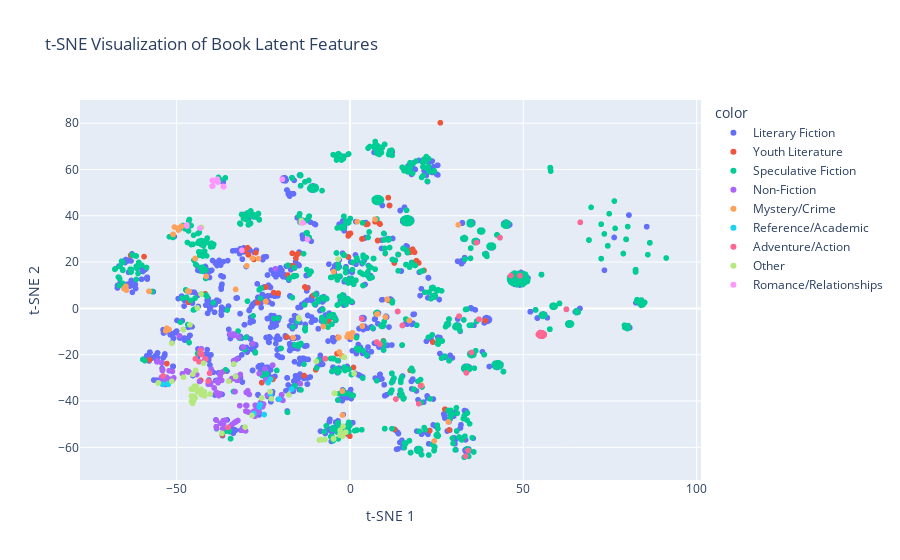
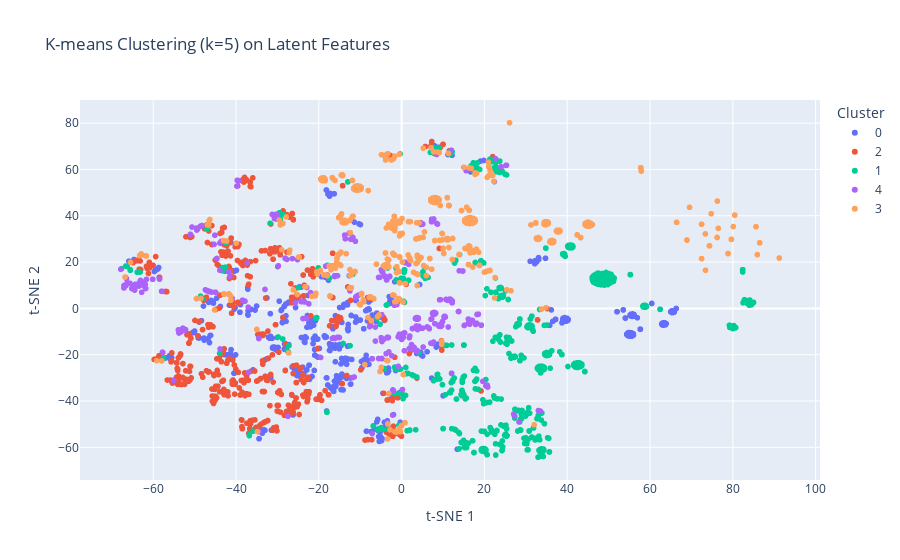
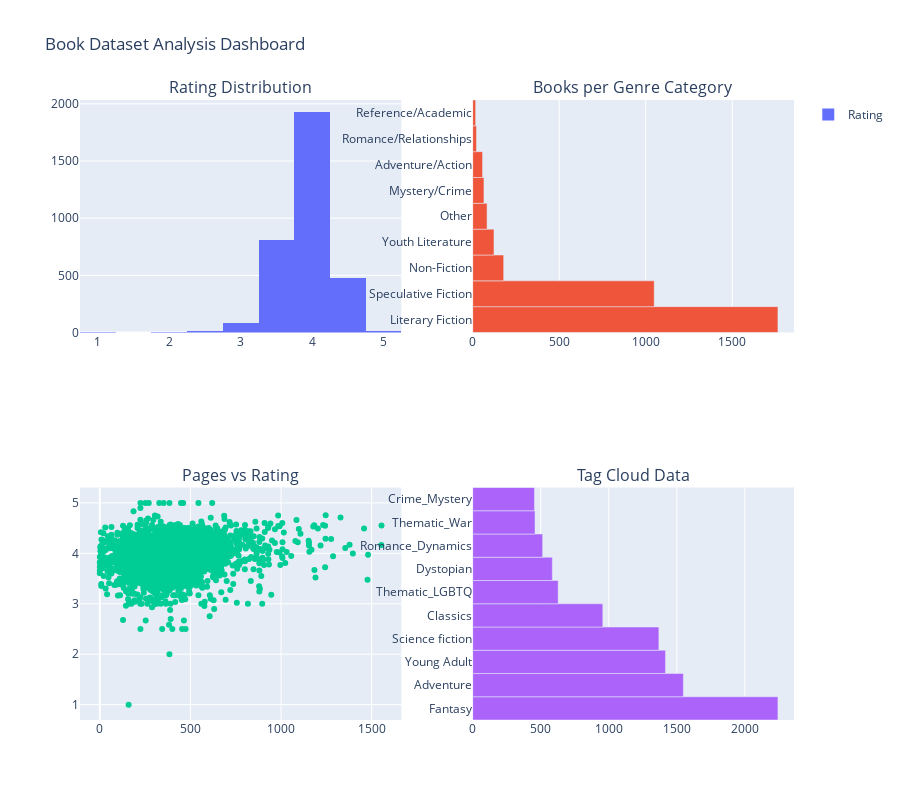
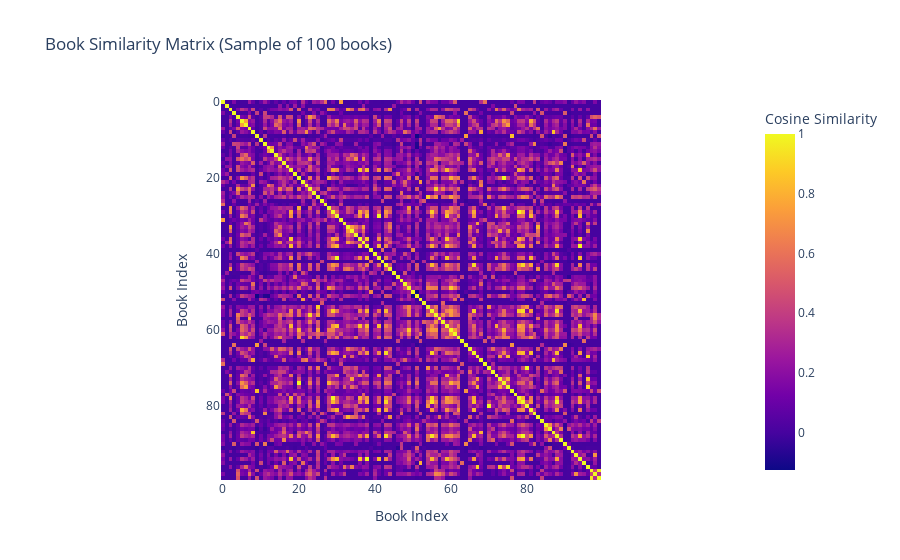

The cell these charts' notebook holds for them, in order:
### Code cell
import matplotlib.pyplot as plt
import seaborn as sns
import plotly.express as px
import plotly.graph_objects as go
from plotly.subplots import make_subplots
import numpy as np
from sklearn.manifold import TSNE
from sklearn.cluster import KMeans
from collections import Counter
import warnings
warnings.filterwarnings('ignore')

# Load the processed data
df_latent = pd.read_csv("books_with_latent_features.csv")
df_original = pd.DataFrame(books)  # Your original data

# Set up the plotting style
plt.style.use('seaborn-v0_8')
sns.set_palette("husl")

# 1. Genre Distribution Analysis - FIXED VERSION
fig, axes = plt.subplots(2, 2, figsize=(15, 12))

# Genre distribution
genre_counts = df_original['genre'].value_counts()
axes[0,0].pie(genre_counts.values, labels=genre_counts.index, autopct='%1.1f%%')
axes[0,0].set_title('Genre Distribution')

# Genre category distribution - CORRECTED
category_counts = df_original['genre_category'].value_counts()
# Option 1: Use seaborn's automatic counting
sns.countplot(data=df_original, y='genre_category', ax=axes[0,1], order=category_counts.index)
axes[0,1].set_title('Genre Category Distribution')

# Alternative fix - Option 2: Create barplot without data parameter
# axes[0,1].barh(range(len(category_counts)), category_counts.values)
# axes[0,1].set_yticks(range(len(category_counts)))
# axes[0,1].set_yticklabels(category_counts.index)
# axes[0,1].set_title('Genre Category Distribution')

# Rating distribution by genre
sns.boxplot(data=df_original, x='rating', y='genre', ax=axes[1,0])
axes[1,0].set_title('Rating Distribution by Genre')
axes[1,0].tick_params(axis='y', labelsize=8)

# Pages vs Rating scatter
sns.scatterplot(data=df_original, x='pages', y='rating', hue='genre', ax=axes[1,1])
axes[1,1].set_title('Pages vs Rating by Genre')
axes[1,1].legend(bbox_to_anchor=(1.05, 1), loc='upper left')

plt.tight_layout()
plt.show()

# 2. Latent Feature Space Visualization using t-SNE
latent_features = df_latent.iloc[:, 4:].values  # Extract latent features

# Apply t-SNE for 2D visualization
tsne = TSNE(n_components=2, random_state=42, perplexity=min(30, len(df_latent)-1))
tsne_result = tsne.fit_transform(latent_features)

# Create interactive t-SNE plot
fig_tsne = px.scatter(
    x=tsne_result[:, 0], 
    y=tsne_result[:, 1],
    color=df_latent['genre_category'],
    hover_data={'title': df_latent['title'], 
                'author': df_original['author'],
                'rating': df_original['rating']},
    title="t-SNE Visualization of Book Latent Features",
    labels={'x': 't-SNE 1', 'y': 't-SNE 2'}
)
fig_tsne.show()

# 3. K-means Clustering on Latent Features
n_clusters = 5
kmeans = KMeans(n_clusters=n_clusters, random_state=42)
clusters = kmeans.fit_predict(latent_features)

# Visualize clusters
fig_cluster = px.scatter(
    x=tsne_result[:, 0], 
    y=tsne_result[:, 1],
    color=clusters.astype(str),
    hover_data={'title': df_latent['title'], 
                'genre': df_latent['genre'],
                'rating': df_original['rating']},
    title=f"K-means Clustering (k={n_clusters}) on Latent Features",
    labels={'x': 't-SNE 1', 'y': 't-SNE 2', 'color': 'Cluster'}
)
fig_cluster.show()

# 4. Tag Analysis and Frequency
all_tags = []
for tags in df_original['tags'].dropna():
    all_tags.extend([tag.strip() for tag in tags.split(',') if tag.strip()])

tag_freq = Counter(all_tags)
top_tags = dict(tag_freq.most_common(20))

# Tag frequency bar chart
fig, ax = plt.subplots(figsize=(12, 6))
sns.barplot(x=list(top_tags.values()), y=list(top_tags.keys()), ax=ax)
ax.set_title('Top 20 Most Frequent Tags')
ax.set_xlabel('Frequency')
plt.tight_layout()
plt.show()

# 5. Advanced Analytics Dashboard
fig_dash = make_subplots(
    rows=2, cols=2,
    subplot_titles=('Rating Distribution', 'Books per Genre Category', 
                   'Pages vs Rating', 'Tag Cloud Data'),
    specs=[[{"secondary_y": False}, {"secondary_y": False}],
           [{"secondary_y": False}, {"secondary_y": False}]]
)

# Rating histogram
fig_dash.add_trace(
    go.Histogram(x=df_original['rating'], name='Rating', nbinsx=20),
    row=1, col=1
)

# Genre category counts
fig_dash.add_trace(
    go.Bar(
        y=category_counts.index,
        x=category_counts.values,
        orientation='h',
        name='Genre Categories',
        showlegend=False
    ),
    row=1, col=2
)

# Pages vs Rating scatter
fig_dash.add_trace(
    go.Scatter(
        x=df_original['pages'],
        y=df_original['rating'],
        mode='markers',
        name='Books',
        text=df_original['title'],
        showlegend=False
    ),
    row=2, col=1
)

# Top tags bar chart
fig_dash.add_trace(
    go.Bar(
        y=list(top_tags.keys())[:10],  # Top 10 tags
        x=list(top_tags.values())[:10],
        orientation='h',
        name='Top Tags',
        showlegend=False
    ),
    row=2, col=2
)

fig_dash.update_layout(height=800, title_text="Book Dataset Analysis Dashboard")
fig_dash.show()

# 6. Recommendation System Performance Metrics
from sklearn.metrics.pairwise import cosine_similarity

# Calculate similarity matrix for sample of books
sample_size = min(100, len(df_latent))
sample_latent = latent_features[:sample_size]
similarity_matrix = cosine_similarity(sample_latent)

# Create similarity heatmap
fig_sim = px.imshow(
    similarity_matrix,
    labels=dict(x="Book Index", y="Book Index", color="Cosine Similarity"),
    title=f"Book Similarity Matrix (Sample of {sample_size} books)"
)
fig_sim.show()

# 7. Genre-based Analysis
genre_stats = df_original.groupby('genre_category').agg({
    'rating': ['mean', 'std', 'count'],
    'pages': ['mean', 'median'],
}).round(2)

print("Genre Statistics:")
print(genre_stats)

# 8. Latent Feature Variance Analysis
feature_variance = np.var(latent_features, axis=0)
cumulative_variance = np.cumsum(feature_variance) / np.sum(feature_variance)

plt.figure(figsize=(12, 5))

plt.subplot(1, 2, 1)
plt.plot(feature_variance[:20])  # First 20 features
plt.title('Variance per Latent Feature (First 20)')
plt.xlabel('Latent Feature Index')
plt.ylabel('Variance')

plt.subplot(1, 2, 2)
plt.plot(cumulative_variance)
plt.title('Cumulative Variance Explained')
plt.xlabel('Number of Components')
plt.ylabel('Cumulative Variance Ratio')
plt.axhline(y=0.8, color='r', linestyle='--', label='80% Variance')
plt.axhline(y=0.9, color='g', linestyle='--', label='90% Variance')
plt.legend()

plt.tight_layout()
plt.show()

print("\nDataset Summary:")
print(f"- Total books: {len(df_original)}")
print(f"- Unique genres: {df_original['genre'].nunique()}")
print(f"- Unique genre categories: {df_original['genre_category'].nunique()}")
print(f"- Average rating: {df_original['rating'].mean():.2f}")
print(f"- Average pages: {df_original['pages'].mean():.0f}")
print(f"- Most common tag: '{tag_freq.most_common(1)[0][0]}' ({tag_freq.most_common(1)[0][1]} books)")
print(f"- Latent features created: {latent_features.shape[1]}")

### Figure 1 — Plotly figure (JSON) as saved in the notebook; plotly's stock layout.template omitted (floating-point values rounded to 4 significant figures; data arrays with more than 128 entries replaced by an {"elided": "..."} marker saying what was removed)
{"data": [{"customdata": {"elided": "1764x3 mixed values"}, "hovertemplate": "color=Literary Fiction<br>t-SNE 1=%{x}<br>t-SNE 2=%{y}<br>title=%{customdata[0]}<br>author=%{customdata[1]}<br>rating=%{customdata[2]}<extra></extra>", "legendgroup": "Literary Fiction", "marker": {"color": "#636efa", "symbol": "circle"}, "mode": "markers", "name": "Literary Fiction", "showlegend": true, "type": "scattergl", "x": {"elided": "1764 float values"}, "xaxis": "x", "y": {"elided": "1764 float values"}, "yaxis": "y"}, {"customdata": {"elided": "123x3 mixed values"}, "hovertemplate": "color=Youth Literature<br>t-SNE 1=%{x}<br>t-SNE 2=%{y}<br>title=%{customdata[0]}<br>author=%{customdata[1]}<br>rating=%{customdata[2]}<extra></extra>", "legendgroup": "Youth Literature", "marker": {"color": "#EF553B", "symbol": "circle"}, "mode": "markers", "name": "Youth Literature", "showlegend": true, "type": "scattergl", "x": [-30.24, -43.34, 17.39, -13.25, -24.26, 5.088, 9.635, 18.62, -22.01, -6.188, -0.4891, -33.54, -52.84, 23.87, -32.12, 32.59, -36.46, -16.47, -20.73, -12.61, -14.95, -34.72, 5.088, 19.15, 1.004, 0.1333, -10.57, 18.06, 13.98, -43.06, -26.59, 0.1333, -13.02, 17.35, -15.61, 7.988, -37.05, 19.15, 27.37, -3.445, -12.5, 11.43, -0.5018, -1.685, -25.42, 55.14, -0.3348, -29.35, 7.988, 28.62, 33.39, -22.25, 3.559, -46.59, 55.97, 17.35, 22.99, 54.36, 8.514, 11.04, 7.988, 21.34, 19.82, -2.152, 19.82, -27.73, -2.752, -20.73, -18.21, 38.99, 55.45, 10.17, -40.71, -57.85, -13.55, -24.17, -17.97, -63.28, -0.04716, 26.06, 19.15, 4.686, 1.664, -15.23, -27.15, -16.66, 4.686, -36.83, 5.088, 12.81, 10.72, -9.884, -59.41, 3.466, 3.466, -0.08127, 12.78, -0.08127, 7.236, 11.11, 3.466, 8.514, -0.08127, 3.544, 5.088, -15.23, -31.19, 8.514, -16.66, 11.04, -3.744, -41.75, -0.08127, 7.988, -41.74, -63.17, -63.17, -29.53, 8.663, 7.236, -0.08127, 10.72, -1.495], "xaxis": "x", "y": [25.02, -31.49, 24.98, -29.0, 9.166, 36.43, -14.0, 24.23, 6.813, -5.535, 22.25, -11.09, -23.85, -14.56, -12.51, -56.25, -27.24, 18.44, 6.547, 8.773, 23.56, -31.17, 36.43, 20.58, -25.51, 32.39, 5.602, 25.58, 23.26, -31.06, 2.444, 32.39, 9.256, 24.21, 21.74, 29.3, -31.05, 20.58, -43.55, -12.46, 8.853, 44.44, 31.29, -21.08, -32.06, -11.23, 32.24, 23.15, 29.3, -52.48, -26.56, -30.65, -7.644, 2.646, -10.99, -26.75, -52.78, -11.3, 36.63, 47.82, 29.3, 16.38, 19.62, 65.6, 19.62, 21.14, -54.15, 6.547, -12.36, -5.278, -10.54, 23.69, -31.5, -22.27, 36.96, 2.943, 14.39, 22.89, -55.2, 80.18, 20.58, 36.27, 12.12, 23.35, 24.09, 23.8, 36.27, -54.64, 36.43, -52.29, 3.854, -26.53, 22.37, 29.99, 29.99, 32.14, 19.59, 32.14, 37.41, 3.462, 29.99, 36.63, 32.14, 30.02, 36.43, 23.35, 25.1, 36.63, 23.8, 47.82, -19.57, 6.035, 32.14, 29.3, 6.287, 22.91, 22.91, 26.17, 36.4, 37.41, 32.14, 3.854, -54.03], "yaxis": "y"}, {"customdata": {"elided": "1049x3 mixed values"}, "hovertemplate": "color=Speculative Fiction<br>t-SNE 1=%{x}<br>t-SNE 2=%{y}<br>title=%{customdata[0]}<br>author=%{customdata[1]}<br>rating=%{customdata[2]}<extra></extra>", "legendgroup": "Speculative Fiction", "marker": {"color": "#00cc96", "symbol": "circle"}, "mode": "markers", "name": "Speculative Fiction", "showlegend": true, "type": "scattergl", "x": {"elided": "1049 float values"}, "xaxis": "x", "y": {"elided": "1049 float values"}, "yaxis": "y"}, {"customdata": {"elided": "179x3 mixed values"}, "hovertemplate": "color=Non-Fiction<br>t-SNE 1=%{x}<br>t-SNE 2=%{y}<br>title=%{customdata[0]}<br>author=%{customdata[1]}<br>rating=%{customdata[2]}<extra></extra>", "legendgroup": "Non-Fiction", "marker": {"color": "#ab63fa", "symbol": "circle"}, "mode": "markers", "name": "Non-Fiction", "showlegend": true, "type": "scattergl", "x": {"elided": "179 float values"}, "xaxis": "x", "y": {"elided": "179 float values"}, "yaxis": "y"}, {"customdata": {"elided": "65x3 mixed values"}, "hovertemplate": "color=Mystery/Crime<br>t-SNE 1=%{x}<br>t-SNE 2=%{y}<br>title=%{customdata[0]}<br>author=%{customdata[1]}<br>rating=%{customdata[2]}<extra></extra>", "legendgroup": "Mystery/Crime", "marker": {"color": "#FFA15A", "symbol": "circle"}, "mode": "markers", "name": "Mystery/Crime", "showlegend": true, "type": "scattergl", "x": [2.097, -2.175, -33.01, -24.3, -16.4, 0.3394, -3.095, -52.85, -52.2, -3.364, -3.095, 0.7324, -49.51, -0.3011, -3.198, -0.8384, -24.3, 7.994, -29.78, -4.746, -44.69, 28.36, -53.13, -0.3013, -0.3013, -2.386, 7.252, -51.02, -49.51, -65.16, -49.51, 20.67, 7.776, -26.39, -64.49, -0.5378, -49.48, -7.729, 24.32, 10.24, -64.66, -64.65, -0.3011, -53.13, 3.559, 10.72, -64.66, -57.98, 31.24, -53.13, -64.66, -46.41, -50.64, -28.14, -57.9, 17.09, -48.59, -49.51, -46.76, -49.51, 0.399, -41.48, -51.05, -48.59, -2.199], "xaxis": "x", "y": [37.46, -46.08, 8.18, 2.991, -12.63, -10.86, -18.83, -8.531, -9.14, -12.74, -18.83, -10.61, 34.64, -11.59, -12.57, -12.31, 2.991, -2.445, 18.39, 15.88, 21.55, -49.05, -9.657, -11.59, -11.59, -20.46, 38.49, 31.95, 34.65, 8.583, 34.64, -33.18, -2.49, 21.51, 7.887, -11.15, 33.83, -7.857, -57.27, -3.738, 8.558, 9.542, -11.59, -9.657, -7.644, 3.854, 8.558, 7.385, 36.07, -9.657, 8.558, 7.31, 35.13, 21.68, 7.384, -5.238, 35.5, 34.64, 7.531, 34.64, -12.51, 13.81, 31.93, 35.5, -35.72], "yaxis": "y"}, {"customdata": [["Tools of Titans: The Tactics, Routines, and Habits of Billionaires, Icons, and World-Class Performers", "Timothy Ferriss", 3.971], ["The Innovator's Dilemma: The Revolutionary Book that Will Change the Way You Do Business", "Clayton M. Christensen", 3.808], ["The Bullet Journal Method", "Ryder Carroll", 4.029], ["The Problems of Philosophy", "Bertrand Russell", 3.64], ["Everything is F*cked: A Book About Hope", "Mark Manson", 3.622], ["The Righteous Mind: Why Good People Are Divided by Politics and Religion", "Jonathan Haidt", 4.337], ["Rich Dad, Poor Dad", "Robert T. Kiyosaki", 3.514], ["The power of habit why we do what we do and how to change it", "Charles Duhigg", 4.009], ["Quantum psychology", "Robert Anton Wilson", 4], ["Start with Why: How Great Leaders Inspire Everyone to Take Action", "Simon Sinek", 3.805], ["Invisible Women: Data Bias in a World Designed for Men", "Caroline Criado Perez", 4.301], ["Dialogues Concerning Natural Religion and The Natural History of Religion", "David Hume", 4], ["The Little Book of Hygge: The Danish Way to Live Well", "Meik Wiking", 3.549], ["Getting Things Done: The Art of Stress-Free Productivity", "David    Allen", 3.807], ["Lost in Ideology: Interpreting Modern Political Life", "Jason Blakely", 3.667], ["Entitled: How Male Privilege Hurts Women", "Kate Manne", 5], ["Revenge of the Tipping Point: Overstories, Superspreaders, and the Rise of Social Engineering", "Malcolm Gladwell", 3.75]], "hovertemplate": "color=Reference/Academic<br>t-SNE 1=%{x}<br>t-SNE 2=%{y}<br>title=%{customdata[0]}<br>author=%{customdata[1]}<br>rating=%{customdata[2]}<extra></extra>", "legendgroup": "Reference/Academic", "marker": {"color": "#19d3f3", "symbol": "circle"}, "mode": "markers", "name": "Reference/Academic", "showlegend": true, "type": "scattergl", "x": [-22.69, -27.76, -20.47, -16.82, -22.97, -23.64, -24.76, -22.69, -23.01, -27.76, -54.07, -22.91, -23.01, -26.15, -52.43, -52.58, -25.94], "xaxis": "x", "y": [-39.06, -45.46, -39.16, -34.85, -37.05, -32.02, -45.83, -39.06, -36.02, -45.46, -32.81, -30.57, -36.02, -42.6, -32.82, -32.61, -41.52], "yaxis": "y"}, {"customdata": {"elided": "57x3 mixed values"}, "hovertemplate": "color=Adventure/Action<br>t-SNE 1=%{x}<br>t-SNE 2=%{y}<br>title=%{customdata[0]}<br>author=%{customdata[1]}<br>rating=%{customdata[2]}<extra></extra>", "legendgroup": "Adventure/Action", "marker": {"color": "#FF6692", "symbol": "circle"}, "mode": "markers", "name": "Adventure/Action", "showlegend": true, "type": "scattergl", "x": [54.61, 37.18, 37.19, -43.32, -44.62, -40.93, 31.45, 55.97, 54.93, -42.74, 7.705, -43.32, 13.24, 34.06, 54.52, -43.55, 55.45, -41.61, -43.09, 49.01, 31.45, 54.39, -43.09, 62.43, 54.66, -7.168, -40.51, 3.347, 55.45, 19.82, 35.04, 33.34, 15.13, 13.81, 55.98, 43.24, 46.4, 55.11, 31.45, 55.98, 37.19, 55.45, -43.09, 55.6, 55.14, -42.74, 54.69, -43.09, 55.55, 13.24, -35.15, 8.638, 36.51, 33.57, 66.42, -53.91, 20.37], "xaxis": "x", "y": [-10.82, -4.71, -4.737, -19.56, -21.78, -31.39, -3.382, -11.01, -11.93, -19.98, -14.53, -19.56, -39.16, -61.38, -11.59, -23.05, -10.54, -21.89, -18.25, 14.07, -3.382, -11.04, -18.25, -0.4008, -11.8, -21.72, -28.02, -4.41, -11.31, -41.17, -19.07, -63.88, -7.372, -1.337, -11.57, 30.56, 14.19, -12.04, -3.382, -11.57, -4.737, -10.54, -18.25, -11.98, -11.23, -19.98, -10.56, -18.25, -11.98, -39.16, -51.42, -15.49, 28.43, -27.85, 37.16, -29.18, -33.48], "yaxis": "y"}, {"customdata": {"elided": "83x3 mixed values"}, "hovertemplate": "color=Other<br>t-SNE 1=%{x}<br>t-SNE 2=%{y}<br>title=%{customdata[0]}<br>author=%{customdata[1]}<br>rating=%{customdata[2]}<extra></extra>", "legendgroup": "Other", "marker": {"color": "#B6E880", "symbol": "circle"}, "mode": "markers", "name": "Other", "showlegend": true, "type": "scattergl", "x": [-2.752, -22.66, -43.6, -45.31, -44.4, -42.87, -48.04, -42.83, -45.73, -44.91, -9.702, -42.95, -45.36, -45.15, -35.01, -41.98, -30.27, -25.5, -4.505, -43.6, -4.345, -45.82, -46.16, -42.49, -44.37, -8.208, -55.36, -45.43, -33.0, -36.95, -42.88, -40.34, -48.07, -43.6, -42.94, -1.685, -14.02, -17.66, -45.44, -45.72, -2.752, -42.25, -51.39, -45.07, -2.142, -8.848, -44.54, -43.96, -14.79, -7.224, -44.02, -33.54, -1.249, -2.0, -14.7, -3.447, -14.7, 1.188, -43.6, -25.5, -41.92, -14.06, -8.126, -4.745, -44.95, -51.43, -44.95, -42.98, -44.95, -44.71, -2.841, -44.71, -4.757, -45.46, -43.6, -44.95, -44.95, -23.02, -43.6, -1.249, -28.3, -55.28, -2.929], "xaxis": "x", "y": [-54.15, -39.08, -36.0, -34.88, -33.6, -37.26, -29.71, 34.97, -37.84, -33.64, -22.91, -35.01, -28.46, -34.98, -31.4, -36.07, -51.25, -38.72, -36.69, -36.0, -36.7, -34.82, -7.095, -36.06, -33.63, -56.66, -32.25, -41.06, -29.44, -53.97, -37.15, -37.01, -9.154, -36.0, -35.05, -21.08, 36.93, -37.33, -39.94, -40.11, -54.15, -23.7, -15.08, -39.7, -55.25, -56.88, -26.77, -35.98, -3.972, -56.73, 0.1808, -24.02, -53.44, -50.9, -4.499, 21.31, -4.498, -28.15, -36.0, -38.72, -37.77, 37.87, -56.7, -56.15, -37.97, -31.46, -37.97, 6.182, -37.97, -38.65, -52.68, -38.65, -56.41, -39.96, -36.0, -37.97, -37.97, -36.02, -36.0, -53.44, -46.22, -32.14, -54.76], "yaxis": "y"}, {"customdata": [["Lords of Pain", "Angel Lawson", 3.909], ["Punk 57", "Penelope Douglas", 3.476], ["You Made a Fool of Death with Your Beauty", "Akwaeke Emezi", 3.482], ["The Mindf*ck Series", "S.T. Abby", 4.195], ["Corrupt", "Penelope Douglas", 3.337], ["Priest", "Sierra Simone", 3.5], ["Reaper", "A. Zavarelli", 4.083], ["Hideaway", "Penelope Douglas", 3.653], ["The Roughest Draft", "Emily Wibberley", 3.587], ["By the Book", "Jasmine Guillory", 3.889], ["It Ain't Me, Babe", "Tillie Cole", 3.625], ["Haunting Adeline", "H. D. Carlton", 3.503], ["The Blood We Crave", "Monty Jay", 4.5], ["Run Posy Run", "Cate C. Wells", 3.1], ["Debt", "Nina G. Jones", 3.5], ["Nine Minutes", "Beth Flynn", 4.5], ["Morally Corrupt", "Veronica Lancet", 4], ["God of Malice", "Rina Kent", 3.773], ["Take Me With You", "Nina G. Jones", 3.429], ["Once You're Mine", "Morgan Bridges", 2.455], ["Driving My Obsession", "Lauren Biel", 2.167], ["The Dixon Rule", "Elle Kennedy", 4.5]], "hovertemplate": "color=Romance/Relationships<br>t-SNE 1=%{x}<br>t-SNE 2=%{y}<br>title=%{customdata[0]}<br>author=%{customdata[1]}<br>rating=%{customdata[2]}<extra></extra>", "legendgroup": "Romance/Relationships", "marker": {"color": "#FF97FF", "symbol": "circle"}, "mode": "markers", "name": "Romance/Relationships", "showlegend": true, "type": "scattergl", "x": [-38.1, -19.5, -13.55, -12.26, -47.07, -38.1, -36.58, -39.79, -47.06, -43.23, -36.44, -39.63, -38.1, -38.1, -38.1, -36.44, -39.3, -38.25, -38.1, -39.72, -39.3, -31.19], "xaxis": "x", "y": [54.6, 55.78, 36.95, 29.89, 36.07, 54.6, 52.71, 52.8, 35.57, 34.66, 52.55, 52.87, 54.6, 54.6, 54.6, 52.55, 55.15, 55.83, 54.6, 55.32, 55.15, 25.1], "yaxis": "y"}], "layout": {"legend": {"title": {"text": "color"}, "tracegroupgap": 0}, "title": {"text": "t-SNE Visualization of Book Latent Features"}, "xaxis": {"anchor": "y", "domain": [0, 1], "title": {"text": "t-SNE 1"}}, "yaxis": {"anchor": "x", "domain": [0, 1], "title": {"text": "t-SNE 2"}}}}

### Figure 2 — Plotly figure (JSON) as saved in the notebook; plotly's stock layout.template omitted (floating-point values rounded to 4 significant figures; data arrays with more than 128 entries replaced by an {"elided": "..."} marker saying what was removed)
{"data": [{"customdata": {"elided": "610x3 mixed values"}, "hovertemplate": "Cluster=0<br>t-SNE 1=%{x}<br>t-SNE 2=%{y}<br>title=%{customdata[0]}<br>genre=%{customdata[1]}<br>rating=%{customdata[2]}<extra></extra>", "legendgroup": "0", "marker": {"color": "#636efa", "symbol": "circle"}, "mode": "markers", "name": "0", "showlegend": true, "type": "scattergl", "x": {"elided": "610 float values"}, "xaxis": "x", "y": {"elided": "610 float values"}, "yaxis": "y"}, {"customdata": {"elided": "702x3 mixed values"}, "hovertemplate": "Cluster=2<br>t-SNE 1=%{x}<br>t-SNE 2=%{y}<br>title=%{customdata[0]}<br>genre=%{customdata[1]}<br>rating=%{customdata[2]}<extra></extra>", "legendgroup": "2", "marker": {"color": "#EF553B", "symbol": "circle"}, "mode": "markers", "name": "2", "showlegend": true, "type": "scattergl", "x": {"elided": "702 float values"}, "xaxis": "x", "y": {"elided": "702 float values"}, "yaxis": "y"}, {"customdata": {"elided": "947x3 mixed values"}, "hovertemplate": "Cluster=1<br>t-SNE 1=%{x}<br>t-SNE 2=%{y}<br>title=%{customdata[0]}<br>genre=%{customdata[1]}<br>rating=%{customdata[2]}<extra></extra>", "legendgroup": "1", "marker": {"color": "#00cc96", "symbol": "circle"}, "mode": "markers", "name": "1", "showlegend": true, "type": "scattergl", "x": {"elided": "947 float values"}, "xaxis": "x", "y": {"elided": "947 float values"}, "yaxis": "y"}, {"customdata": {"elided": "402x3 mixed values"}, "hovertemplate": "Cluster=4<br>t-SNE 1=%{x}<br>t-SNE 2=%{y}<br>title=%{customdata[0]}<br>genre=%{customdata[1]}<br>rating=%{customdata[2]}<extra></extra>", "legendgroup": "4", "marker": {"color": "#ab63fa", "symbol": "circle"}, "mode": "markers", "name": "4", "showlegend": true, "type": "scattergl", "x": {"elided": "402 float values"}, "xaxis": "x", "y": {"elided": "402 float values"}, "yaxis": "y"}, {"customdata": {"elided": "698x3 mixed values"}, "hovertemplate": "Cluster=3<br>t-SNE 1=%{x}<br>t-SNE 2=%{y}<br>title=%{customdata[0]}<br>genre=%{customdata[1]}<br>rating=%{customdata[2]}<extra></extra>", "legendgroup": "3", "marker": {"color": "#FFA15A", "symbol": "circle"}, "mode": "markers", "name": "3", "showlegend": true, "type": "scattergl", "x": {"elided": "698 float values"}, "xaxis": "x", "y": {"elided": "698 float values"}, "yaxis": "y"}], "layout": {"legend": {"title": {"text": "Cluster"}, "tracegroupgap": 0}, "title": {"text": "K-means Clustering (k=5) on Latent Features"}, "xaxis": {"anchor": "y", "domain": [0, 1], "title": {"text": "t-SNE 1"}}, "yaxis": {"anchor": "x", "domain": [0, 1], "title": {"text": "t-SNE 2"}}}}

### Figure 3 — Plotly figure (JSON) as saved in the notebook; plotly's stock layout.template omitted (floating-point values rounded to 4 significant figures; data arrays with more than 128 entries replaced by an {"elided": "..."} marker saying what was removed)
{"data": [{"name": "Rating", "nbinsx": 20, "type": "histogram", "x": {"elided": "3359 float values"}, "xaxis": "x", "yaxis": "y"}, {"name": "Genre Categories", "orientation": "h", "showlegend": false, "type": "bar", "x": [1764, 1049, 179, 123, 83, 65, 57, 22, 17], "xaxis": "x2", "y": ["Literary Fiction", "Speculative Fiction", "Non-Fiction", "Youth Literature", "Other", "Mystery/Crime", "Adventure/Action", "Romance/Relationships", "Reference/Academic"], "yaxis": "y2"}, {"mode": "markers", "name": "Books", "showlegend": false, "text": {"elided": "3359 str values"}, "type": "scatter", "x": {"elided": "3359 float values"}, "xaxis": "x3", "y": {"elided": "3359 float values"}, "yaxis": "y3"}, {"name": "Top Tags", "orientation": "h", "showlegend": false, "type": "bar", "x": [2243, 1548, 1417, 1368, 956, 628, 585, 514, 458, 454], "xaxis": "x4", "y": ["Fantasy", "Adventure", "Young Adult", "Science fiction", "Classics", "Thematic_LGBTQ", "Dystopian", "Romance_Dynamics", "Thematic_War", "Crime_Mystery"], "yaxis": "y4"}], "layout": {"annotations": [{"font": {"size": 16}, "showarrow": false, "text": "Rating Distribution", "x": 0.225, "xanchor": "center", "xref": "paper", "y": 1, "yanchor": "bottom", "yref": "paper"}, {"font": {"size": 16}, "showarrow": false, "text": "Books per Genre Category", "x": 0.775, "xanchor": "center", "xref": "paper", "y": 1, "yanchor": "bottom", "yref": "paper"}, {"font": {"size": 16}, "showarrow": false, "text": "Pages vs Rating", "x": 0.225, "xanchor": "center", "xref": "paper", "y": 0.375, "yanchor": "bottom", "yref": "paper"}, {"font": {"size": 16}, "showarrow": false, "text": "Tag Cloud Data", "x": 0.775, "xanchor": "center", "xref": "paper", "y": 0.375, "yanchor": "bottom", "yref": "paper"}], "height": 800, "title": {"text": "Book Dataset Analysis Dashboard"}, "xaxis": {"anchor": "y", "domain": [0, 0.45]}, "xaxis2": {"anchor": "y2", "domain": [0.55, 1]}, "xaxis3": {"anchor": "y3", "domain": [0, 0.45]}, "xaxis4": {"anchor": "y4", "domain": [0.55, 1]}, "yaxis": {"anchor": "x", "domain": [0.625, 1]}, "yaxis2": {"anchor": "x2", "domain": [0.625, 1]}, "yaxis3": {"anchor": "x3", "domain": [0, 0.375]}, "yaxis4": {"anchor": "x4", "domain": [0, 0.375]}}}

### Figure 4 — Plotly figure (JSON) as saved in the notebook; plotly's stock layout.template omitted (floating-point values rounded to 4 significant figures; data arrays with more than 128 entries replaced by an {"elided": "..."} marker saying what was removed)
{"data": [{"coloraxis": "coloraxis", "hovertemplate": "Book Index: %{x}<br>Book Index: %{y}<br>Cosine Similarity: %{z}<extra></extra>", "name": "0", "type": "heatmap", "xaxis": "x", "yaxis": "y", "z": {"elided": "100x100 float values"}}], "layout": {"coloraxis": {"colorbar": {"title": {"text": "Cosine Similarity"}}, "colorscale": [[0, "#0d0887"], [0.1111, "#46039f"], [0.2222, "#7201a8"], [0.3333, "#9c179e"], [0.4444, "#bd3786"], [0.5556, "#d8576b"], [0.6667, "#ed7953"], [0.7778, "#fb9f3a"], [0.8889, "#fdca26"], [1, "#f0f921"]]}, "title": {"text": "Book Similarity Matrix (Sample of 100 books)"}, "xaxis": {"anchor": "y", "constrain": "domain", "domain": [0, 1], "scaleanchor": "y", "title": {"text": "Book Index"}}, "yaxis": {"anchor": "x", "autorange": "reversed", "constrain": "domain", "domain": [0, 1], "title": {"text": "Book Index"}}}}
